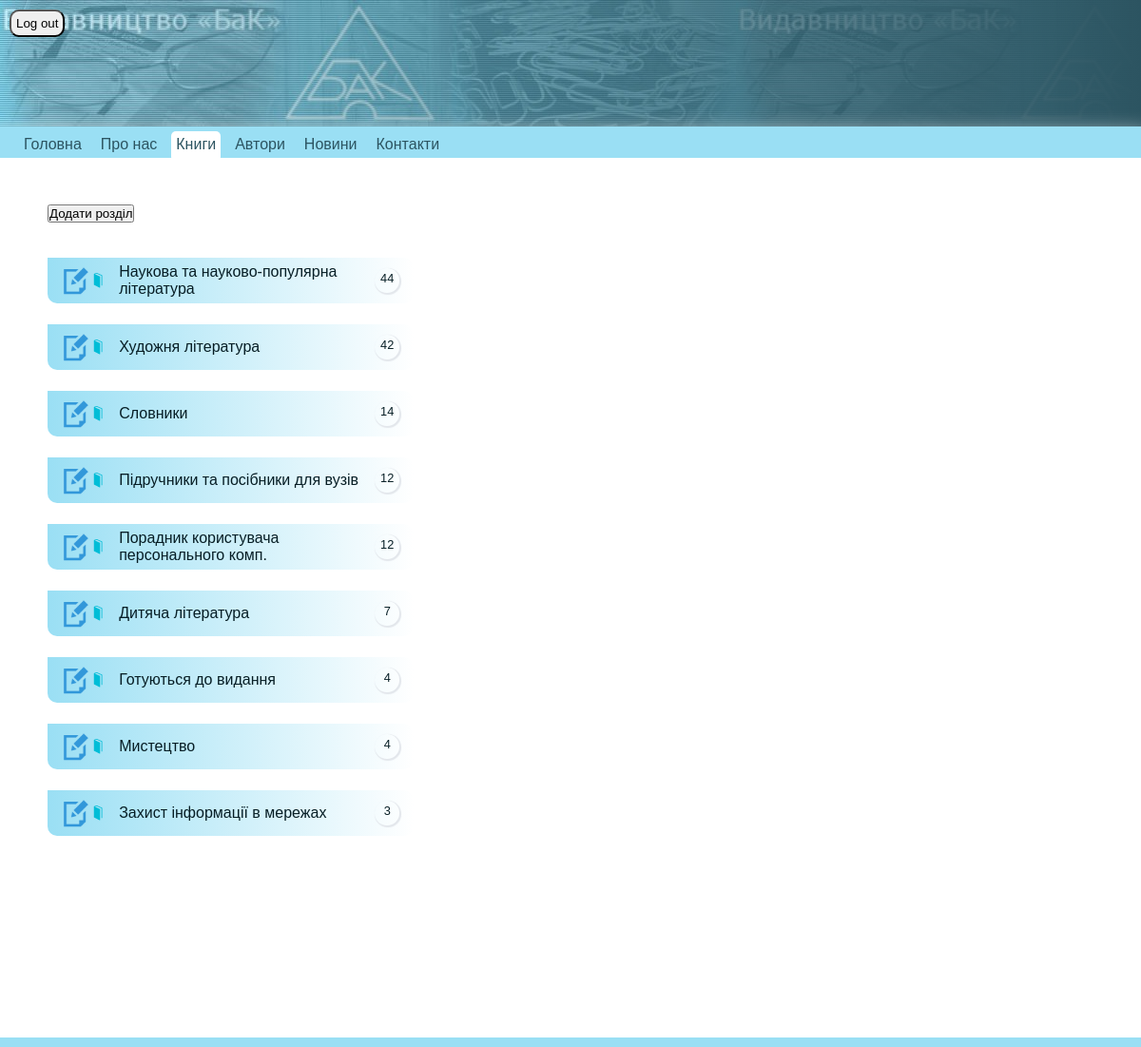
The page /books/index.php (signed in) on the database its author committed.
### tables this page shows
CREATE TABLE `folders` (
  `folder_id` int(11) NOT NULL AUTO_INCREMENT,
  `folder` varchar(100) DEFAULT NULL,
  `deleted` tinyint(1) unsigned NOT NULL DEFAULT '0',
  PRIMARY KEY (`folder_id`),
  UNIQUE KEY `folder_id` (`folder_id`,`folder`) USING BTREE
);

### books/index.php (called while the page is built, shortened)
<?
require_once "../template/template.php";
?>

### php_ajax/connect.php (called while the page is built, shortened)
<?
    function getLogin() {
        if (isset($_SESSION)) {
            if ($_SESSION['login']) return true;
        }
        return false;
    }
?>

### template/book_view.php (the view, shortened to what this page needs)
<?
    $current_folder = $_GET['folder'];
    $where = $current_folder ? "where folders.folder_id={$current_folder}" : '';
    $query = mysql_query(
    "SELECT
    folders.folder_id, folders.folder, cnt from folders left join
    (select books.folder, count(*) as cnt from books group by books.folder) as sel
    on sel.folder = folders.folder_id
    {$where}
    ORDER BY cnt DESC
    ");
    $folders = array();
    while ($cRecord = mysql_fetch_assoc($query)) {
        if ($cRecord['folder_id'] == $current_folder) array_unshift($folders, $cRecord); else {
            $folders[] = $cRecord;
        }
    }
    $login = getLogin();
?>
<div class="books">
    <div class="book-left">
        <ul id='folders'>
            <?
                if ($login) {
                    if ($current_folder) echo "<button id='book-add' type='button'> Додати книгу </button><br>"; else
                    echo "<button id='folder-add' type='button'> Додати розділ </button><br>";
                };
                foreach($folders as $key=>$value) {
                    $active_class = $value['folder_id'] == $current_folder ? "class='active'" : '';
                    if (!$current_folder) $active_class = "class = 'visible'";
                    $btns = '';
                    if ($login) $btns = "<img id='folder-edit' data-id='{$value['folder_id']}' class='edit-button' src='../assets/img/edit-button.png'>";
                    echo "
                    <li>
                    {$btns}
                    <a {$active_class} href='?folder={$value['folder_id']}'>
                    <img id='open-book' src='../assets/img/openbook.png'>
                    <img id='close-book' src='../assets/img/book.png'>
                    <span>
                    {$value['folder']}
                    </span>
                    <span class='bage'>{$value['cnt']}</span>
                    </a>
                    </li>
                    ";
                }
            ?>
        </ul>
    </div>
    <?
            echo "<div class='book-right'>";
            ?>
    </div>
</div>

### assets/styles.css (style rules this page uses)
* { margin: 0; padding: 0; -webkit-box-sizing: border-box; box-sizing: border-box; }
.bak-project { font-family: sans-serif; padding: 0 0px; }
.bak-project .edit-button { width: 30px; cursor: pointer; }
.bak-project a { color: #071e25; cursor: pointer; }
.bak-project li { list-style-type: none; }
.bak-project main li { list-style-type: none; padding: 5px; }
.bak-project main .book-right { width: 60%; display: -webkit-box; display: -ms-flexbox; display: flex; -ms-flex-wrap: wrap; flex-wrap: wrap; -ms-flex-pack: distribute; justify-content: space-around; -ms-flex-line-pack: start; align-content: flex-start; }
.bak-project main .books { display: -webkit-box; display: -ms-flexbox; display: flex; -webkit-box-orient: horizontal; -webkit-box-direction: normal; -ms-flex-direction: row; flex-direction: row; }
.bak-project main .books .book-left { width: 35%; margin-right: 5%; }
.bak-project main .books .book-left button { margin: 15px 0; }
.bak-project main .books .book-left li { padding: 5px 15px; border-radius: 10px; border-top-left-radius: 0; height: 3em; display: -webkit-box; display: -ms-flexbox; display: flex; -webkit-box-pack: justify; -ms-flex-pack: justify; justify-content: space-between; -webkit-box-align: center; -ms-flex-align: center; align-items: center; margin: 0; background: -webkit-gradient(linear, right top, left top, from(white), to(#9adff4)); background: linear-gradient(to left, white, #9adff4); }
.bak-project main .books .book-left li a { text-decoration: none; display: none; -webkit-box-pack: justify; -ms-flex-pack: justify; justify-content: space-between; -webkit-box-align: center; -ms-flex-align: center; align-items: center; width: 100%; }
.bak-project main .books .book-left li a.visible { display: -webkit-box; display: -ms-flexbox; display: flex; }
.bak-project main .books .book-left li a span { width: 80%; }
.bak-project main .books .book-left li a span.bage { width: 2em; height: 2em; font-size: 0.8em; text-align: center; -webkit-box-shadow: 1px 1px 1px 1px #e3e7ec; box-shadow: 1px 1px 1px 1px #e3e7ec; padding: 3px 0; border-radius: 50%; }
.bak-project main .books .book-left li a img#close-book { height: 1em; margin-right: 5px; display: block; }

### rows shown on the page
folders: folder "Наукова та науково-популярна лiтература", cnt "44"
folders: folder "Художня література", cnt "42"
folders: folder "Словники", cnt "14"
folders: folder "Підручники та посібники для вузів", cnt "12"
folders: folder "Порадник користувача персонального комп.", cnt "12"
folders: folder "Дитяча література", cnt "7"
folders: folder "Готуються до видання", cnt "4"
folders: folder "Мистецтво", cnt "4"
folders: folder "Захист iнформацiї в мережах", cnt "3"

### other values the page prints
$value['name'] "Головна"
$value['name'] "Про нас"
$value['name'] "Книги"
$value['name'] "Автори"
$value['name'] "Новини"
$value['name'] "Контакти"
